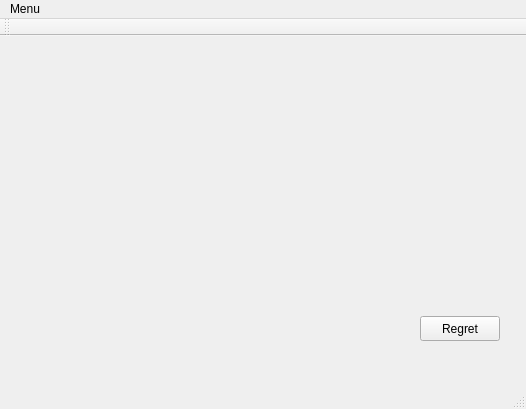
<?xml version="1.0" encoding="UTF-8"?>
<ui version="4.0">
 <class>MainWindow</class>
 <widget class="QMainWindow" name="MainWindow">
  <property name="geometry">
   <rect>
    <x>0</x>
    <y>0</y>
    <width>526</width>
    <height>409</height>
   </rect>
  </property>
  <property name="windowTitle">
   <string>MainWindow</string>
  </property>
  <widget class="QWidget" name="centralWidget">
   <widget class="QPushButton" name="regretButton">
    <property name="geometry">
     <rect>
      <x>420</x>
      <y>280</y>
      <width>80</width>
      <height>25</height>
     </rect>
    </property>
    <property name="text">
     <string>Regret</string>
    </property>
   </widget>
  </widget>
  <widget class="QMenuBar" name="menuBar">
   <property name="geometry">
    <rect>
     <x>0</x>
     <y>0</y>
     <width>526</width>
     <height>22</height>
    </rect>
   </property>
   <widget class="QMenu" name="menuMenu">
    <property name="title">
     <string>Menu</string>
    </property>
    <widget class="QMenu" name="menuStart">
     <property name="title">
      <string>Start</string>
     </property>
     <addaction name="actionPVP"/>
     <addaction name="actionPVC"/>
    </widget>
    <addaction name="menuStart"/>
   </widget>
   <addaction name="menuMenu"/>
  </widget>
  <widget class="QToolBar" name="mainToolBar">
   <attribute name="toolBarArea">
    <enum>TopToolBarArea</enum>
   </attribute>
   <attribute name="toolBarBreak">
    <bool>false</bool>
   </attribute>
  </widget>
  <widget class="QStatusBar" name="statusBar"/>
  <action name="actionPVP">
   <property name="text">
    <string>P v P</string>
   </property>
  </action>
  <action name="actionPVC">
   <property name="text">
    <string>P v C</string>
   </property>
  </action>
 </widget>
 <layoutdefault spacing="6" margin="11"/>
 <resources/>
 <connections/>
</ui>
